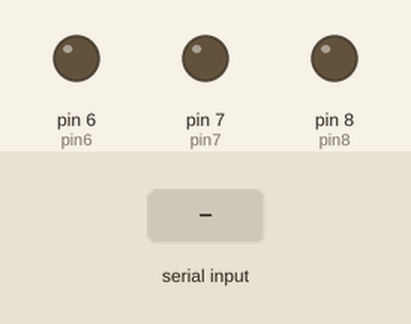
Recording of a sketch running on a simulated Arduino Uno, built with avr-gcc and run on an emulated ATmega328P. Parts: output pins drawn as LEDs (lit = HIGH). The inputs (shaded band) are chosen by the test bench. What the sketch prints to the serial monitor is not drawn.

Above: at 1.2 s.
1.3 s: "Red" received over Serial
At 3.7 s:
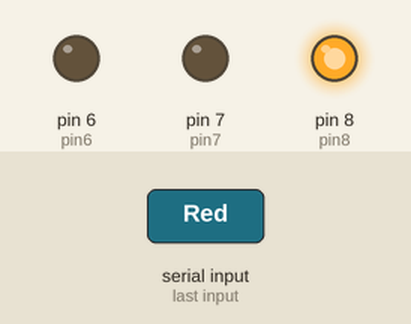
4.3 s: "Blue" received over Serial
At 5.7 s:
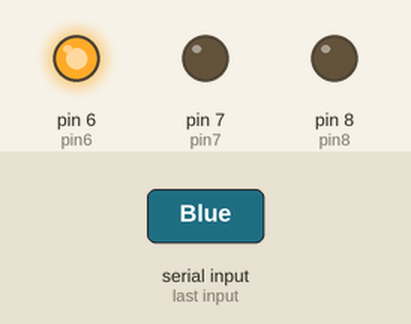
7.3 s: "Green" received over Serial
At 9.2 s:
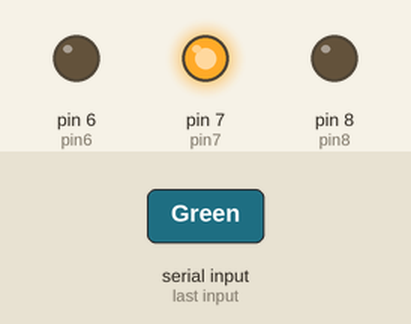
Timing chart, 0 to 10.8 s (numbered marks = the images above; inputs shaded):
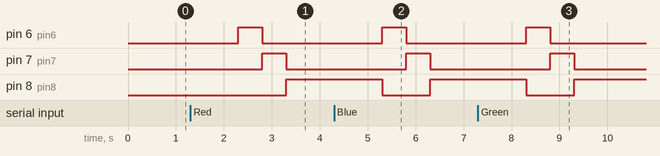

The sketch:

user_input_for_rgb_ld.ino
```cpp
int pin6=6;
int pin7=7;
int pin8=8;
int waitTime=500;
String LED;
String msg="Hello,which LED would you like to blink:  ";
String msg2="Great you're choosen LED is blinking";


void setup() {
  // put your setup code here, to run once:
pinMode(pin6,OUTPUT);
pinMode(pin7,OUTPUT);
pinMode(pin8,OUTPUT);
Serial.begin(9600);
}

void loop() {
  // put your main code here, to run repeatedly:
Serial.println(msg);
  while(Serial.available()==0){

  }
LED=Serial.readString();
Serial.println(msg2);
Serial.print(LED);
  if(LED=="Red" || "RED" || "red"){
  digitalWrite(pin6,HIGH);
  digitalWrite(pin7,LOW);
  digitalWrite(pin8,LOW);
  delay(waitTime);
}
  if(LED=="Blue" || "blue" || "BLUE"){
  digitalWrite(pin6,LOW);
  digitalWrite(pin7,HIGH);
  digitalWrite(pin8,LOW);
  delay(waitTime);
  }
  if(LED=="Green" || "GREEN" || "green"){
  digitalWrite(pin6,LOW);
  digitalWrite(pin7,LOW);
  digitalWrite(pin8,HIGH);
  delay(waitTime);
  }
   if(LED=="off"){
  digitalWrite(pin6,LOW);
  digitalWrite(pin7,LOW);
  digitalWrite(pin8,LOW);
  delay(waitTime);
   }

}
```

Measured:
- after the input at 1.3 s, pin 6 (pin6): LOW → HIGH after 1.0 s, → LOW 0.50 s later; pin 7 (pin7): LOW → HIGH after 1.5 s, → LOW 0.50 s later; pin 8 (pin8): LOW → HIGH after 2.0 s
- after the input at 4.3 s, pin 6 (pin6): LOW → HIGH after 1.0 s, → LOW 0.50 s later; pin 7 (pin7): LOW → HIGH after 1.5 s, → LOW 0.50 s later; pin 8 (pin8): HIGH → LOW after 1.0 s, → HIGH 1.0 s later
- after the input at 7.3 s, pin 6 (pin6): LOW → HIGH after 1.0 s, → LOW 0.50 s later; pin 7 (pin7): LOW → HIGH after 1.5 s, → LOW 0.50 s later; pin 8 (pin8): HIGH → LOW after 1.0 s, → HIGH 1.0 s later
